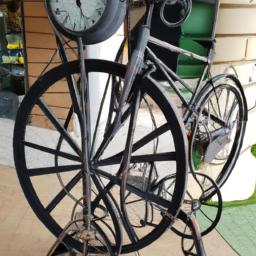
#> input picture test_data/ai_platform_testset/ai_generated/dalle2_007.jpg, 256 x 256 px
$ python -i tamper_detector.py   (imports and definitions only)   (older library calls are emulated)
#> lines starting #> are read from the running program, lines starting #| are printed output that depends on the picture
"""
图像篡改检测器 — NPR + SRM + DCT 三维滑窗分析
针对「AI 局部编辑/修改」场景，三个数学上正交的维度做滑窗分析：
  NPR  (空域纹理统计)  → AI 生成的频域异常纹理
  SRM  (多方向噪声残差)→ 缺失的相机传感器/ISP 管线痕迹
  DCT  (频域压缩痕迹)  → DCT 系数分布偏离自然图像统计
"""
import os
import requests
import cv2
import numpy as np
from scipy import stats as sp_stats
from trufor_client import analyze_trufor

# GPU 服务器 DCT 分析端点（SSH 隧道映射到本机 6006 端口）
GPU_DCT_API = "http://127.0.0.1:6006/dct_analyze"
GPU_SRM_API = "http://127.0.0.1:6006/srm_analyze"

# ═══════════════════════════════════════════════
# 工具
# ═══════════════════════════════════════════════

def _load_image(path, rgb=False):
    data = np.fromfile(path, dtype=np.uint8)
    img = cv2.imdecode(data, cv2.IMREAD_COLOR)
    if img is None: return None
    return cv2.cvtColor(img, cv2.COLOR_BGR2RGB) if rgb else img

def _build_windows(h, w, win_size=128, stride=64):
    """生成滑窗坐标 [(y0,y1,x0,x1), ...]"""
    win = min(win_size, h, w)
    st = max(stride, win // 4)
    ws = []
    for y0 in range(0, h - win + 1, st):
        for x0 in range(0, w - win + 1, st):
            ws.append((y0, y0 + win, x0, x0 + win))
    if h > win:
        for x0 in range(0, w - win + 1, st):
            ws.append((h - win, h, x0, x0 + win))
    if w > win:
        for y0 in range(0, h - win + 1, st):
            ws.append((y0, y0 + win, w - win, w))
    if h > win and w > win:
        ws.append((h - win, h, w - win, w))
    return list(set(ws))

# ═══════════════════════════════════════════════
# 维度一：NPR 滑窗
# ═══════════════════════════════════════════════

def _npr_features(block):
    """灰度块 NPR 频域特征"""
    hb, wb = block.shape
    ks = max(3, min(hb, wb) // 30 | 1)
    if ks % 2 == 0: ks += 1
    blurred = cv2.GaussianBlur(block, (ks, ks), 0)
    noise = block.astype(np.float32) - blurred.astype(np.float32)

    fft = np.fft.fft2(noise)
    ffts = np.fft.fftshift(fft)
    mag = np.abs(ffts)
    total = hb * wb
    cy, cx = hb // 2, wb // 2

    # 峰值密度
    nz = mag[mag > 0]
    med = float(np.median(nz)) if len(nz) > 0 else 1.0
    peak_r = float(np.sum(mag > med * 8.0)) / total

    # 频谱平坦度
    if len(nz) > 0:
        gm = np.exp(np.mean(np.log(nz + 1e-10)))
        am = float(np.mean(mag))
        flatness = gm / am if am > 1e-10 else 0.0
    else:
        flatness = 0.0

    # 高频能量
    y, x = np.ogrid[:hb, :wb]
    dist = np.sqrt((y - cy)**2 + (x - cx)**2)
    rh = min(hb, wb) // 4
    hf_ratio = float(np.sum(mag[dist > rh])) / (float(np.sum(mag)) + 1e-10)

    # 径向方差
    mr = min(hb, wb) // 2
    nb = 30
    rad = np.zeros(nb)
    for i in range(nb):
        r0, r1 = mr * i / nb, mr * (i + 1) / nb
        msk = (dist >= r0) & (dist < r1)
        rad[i] = float(np.sum(mag[msk]))
    rad /= (np.sum(rad) + 1e-10)
    r_var = float(np.var(rad))

    return {"peak_ratio": peak_r, "spectral_flatness": flatness,
            "high_freq_ratio": hf_ratio, "radial_variance": r_var}

def _npr_score(f):
    p = np.clip(f["peak_ratio"] * 100.0, 0, 1)
    s = np.clip((1 - f["spectral_flatness"]) * 0.8, 0, 1)
    h = np.clip(f["high_freq_ratio"] * 1.5, 0, 1)
    v = np.clip(f["radial_variance"] * 50.0, 0, 1)
    return float(np.clip(p*0.30 + s*0.25 + h*0.20 + v*0.25, 0, 1))

def _npr_sliding(gray, windows):
    scores = []
    for y0, y1, x0, x1 in windows:
        block = gray[y0:y1, x0:x1]
        scores.append(_npr_score(_npr_features(block)))
    return np.array(scores)

# ═══════════════════════════════════════════════
# 维度二：SRM 残差分析
# ═══════════════════════════════════════════════

_SRM_FILTERS = [
    # 1阶残差
    ("1_h",  np.array([[0,0,0],[-1,1,0],[0,0,0]], dtype=np.float32)),
    ("1_v",  np.array([[0,-1,0],[0,1,0],[0,0,0]], dtype=np.float32)),
    ("1_d1", np.array([[-1,0,0],[0,1,0],[0,0,0]], dtype=np.float32)),
    ("1_d2", np.array([[0,0,-1],[0,1,0],[0,0,0]], dtype=np.float32)),
    # 2阶残差
    ("2_h",  np.array([[1,-2,1]], dtype=np.float32)),
    ("2_v",  np.array([[1],[-2],[1]], dtype=np.float32)),
    ("2_d",  np.array([[1,0,0],[0,-2,0],[0,0,1]], dtype=np.float32)),
    # 3阶残差
    ("3_h",  np.array([[1,-3,3,-1]], dtype=np.float32)),
    ("3_v",  np.array([[1],[-3],[3],[-1]], dtype=np.float32)),
    # 3x3边缘
    ("e3_lap", np.array([[-1,2,-1],[2,-4,2],[-1,2,-1]], dtype=np.float32)),
    ("e3_sh", np.array([[-1,0,1],[-2,0,2],[-1,0,1]], dtype=np.float32)),
    ("e3_sv", np.array([[-1,-2,-1],[0,0,0],[1,2,1]], dtype=np.float32)),
    # 十字形
    ("cross", np.array([[0,-1,0],[-1,4,-1],[0,-1,0]], dtype=np.float32)),
    # 5x5
    ("5_lap", np.array([[-1]*5,[-1]*5,[-1,-1,24,-1,-1],[-1]*5,[-1]*5], dtype=np.float32)),
    ("5_gab", np.array([[0,0,-1,0,0],[0,-1,2,-1,0],[-1,2,-4,2,-1],[0,-1,2,-1,0],[0,0,-1,0,0]], dtype=np.float32)),
]

# [22 lines left out: functions _srm_residuals, _srm_win_feat, not called in this run]

def _srm_sliding(gray, windows, image_path=None, win_size=128, stride=64):
    """SRM 滑窗 → 异常得分（GPU 优先，CPU 降级）"""
    # 尝试 GPU 远程加速
    if image_path is not None and os.path.isfile(image_path):
        try:
            with open(image_path, 'rb') as _f:
                _resp = requests.post(
                    GPU_SRM_API,
                    files={'file': _f},
                    data={'win_size': str(win_size), 'stride': str(stride)},
                    timeout=60
                )
            _result = _resp.json()
            if _result.get('code') == 200:
                _scores = _result['data']['scores']
                if len(_scores) == len(windows):
                    print(f"  [SRM] GPU 加速完成 ({len(windows)} 窗口)")
                    return np.array(_scores, dtype=np.float64)
        except Exception as _e:
            print(f"  [SRM] GPU 服务不可用，降级到 CPU: {_e}")
    # 降级：CPU 原实现
    return _srm_sliding_cpu(gray, windows)

# [158 lines left out: functions _srm_sliding_cpu, _dct_block_feat, _dct_sliding_cpu, _dct_sliding, _build_heatmap_2d, _analyze_heatmap, not called in this run]

# ═══════════════════════════════════════════════
# 核心接口
# ═══════════════════════════════════════════════

def tamper_multidim_analysis(image_path, win_size=128, stride=64):
    """
    NPR + SRM + DCT 三维篡改检测核心接口
    返回: {tamper_score, verdict, npr/srm/dct/combined heatmaps, stats, detail}
    """
    img = _load_image(image_path)
    if img is None:
        return {"tamper_score": 0.0, "verdict": "error",
                "detail": "无法加载图片", "windows_count": 0}

    gray = cv2.cvtColor(img, cv2.COLOR_BGR2GRAY)
    h, w = gray.shape
    windows = _build_windows(h, w, win_size, stride)
    nw = len(windows)

    if nw < 2:
        return {"tamper_score": 0.0, "verdict": "real_likely",
                "detail": f"图片过小 ({w}x{h})，窗口数不足", "windows_count": nw}

    # 三维滑窗分析
    npr_scores = _npr_sliding(gray, windows)
    srm_scores = _srm_sliding(gray, windows, image_path, win_size, stride)
    dct_scores = _dct_sliding(gray, windows, image_path, win_size, stride)

    # 窗口级融合 (权重: 0.35 / 0.35 / 0.30)
    combined_scores = (npr_scores * 0.35 + srm_scores * 0.35 + dct_scores * 0.30)

    # 构建各自热力图
    hm_npr = _build_heatmap_2d(windows, npr_scores)
    hm_srm = _build_heatmap_2d(windows, srm_scores)
    hm_dct = _build_heatmap_2d(windows, dct_scores)
    hm_cmb = _build_heatmap_2d(windows, combined_scores)

    # 统计分析
    ns = _analyze_heatmap(hm_npr)
    ss = _analyze_heatmap(hm_srm)
    ds = _analyze_heatmap(hm_dct)
    cs = _analyze_heatmap(hm_cmb)

    # 多维度共识：至少两个维度认为 suspicious 才升高最终分
    dim_flags = [ns["score"] >= 0.35, ss["score"] >= 0.35, ds["score"] >= 0.35]
    consensus = sum(dim_flags)
    if consensus >= 2:
        final_score = cs["score"]
    elif consensus == 1:
        final_score = cs["score"] * 0.7
    else:
        final_score = cs["score"] * 0.5

    final_verdict = "fake_likely" if final_score >= 0.60 else ("uncertain" if final_score >= 0.35 else "real_likely")

    # 构建细节说明
    dim_names = ["NPR(空域纹理)", "SRM(噪声残差)", "DCT(频域系数)"]
    dim_scores = [ns["score"], ss["score"], ds["score"]]
    anomaly_dims = [dim_names[i] for i in range(3) if dim_flags[i]]
    detail_parts = [
        f"滑窗总数: {nw} ({hm_npr.shape[0]}×{hm_npr.shape[1]} 网格)",
        f"NPR维度: {ns['score']:.3f} (max={ns['max_anomaly']:.3f})",
        f"SRM维度: {ss['score']:.3f} (max={ss['max_anomaly']:.3f})",
        f"DCT维度: {ds['score']:.3f} (max={ds['max_anomaly']:.3f})",
    ]
    if anomaly_dims:
        detail_parts.append(f"异常维度: {', '.join(anomaly_dims)} (共识度 {consensus}/3)")
    else:
        detail_parts.append("三维度均未发现显著异常")
    detail_parts.append(f"综合判定: {final_verdict} ({final_score:.3f})")

    return {
        "tamper_score": round(final_score, 4),
        "verdict": final_verdict,
        "npr_heatmap": [round(v,4) for v in hm_npr.ravel().tolist()],
        "srm_heatmap": [round(v,4) for v in hm_srm.ravel().tolist()],
        "dct_heatmap": [round(v,4) for v in hm_dct.ravel().tolist()],
        "combined_heatmap": [round(v,4) for v in hm_cmb.ravel().tolist()],
        "heatmap_shape": list(hm_cmb.shape),
        "npr_stats": ns,
        "srm_stats": ss,
        "dct_stats": ds,
        "combined_stats": cs,
        "detail": " | ".join(detail_parts),
        "windows_count": nw,
    }

# ═══════════════════════════════════════════════
# 兼容旧版接口（保留传统模块 + 新版三维分析）
# ═══════════════════════════════════════════════

# [92 lines left out: functions copy_move_detect, block_noise_analysis, patch_feature_analysis, not called in this run]

def _legacy_tamper_zero_model_analysis(image_path):
    """
    零模型篡改分析——与 app.py 兼容的完整接口。

    返回包含：
      - multi_dim:  NPR+SRM+DCT 三维滑窗结果
      - copy_move: 传统 ORB 复制-移动检测
      - block_noise: 传统分块噪声不一致分析
      - patch_feature: 深层特征一致性
    """
    # 核心：三维滑窗分析
    md = tamper_multidim_analysis(image_path)
#> in _load_image, img is the input picture: shape (256, 256, 3); mean B, G, R 111.1, 119.7, 123.3
#> in tamper_multidim_analysis, `gray = cv2.cvtColor(img, cv2.COLOR_BGR2GRAY)`:
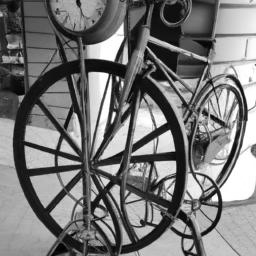
#> gray: shape (256, 256); min 0, max 255, mean 119.8
#> the loop in _npr_sliding, `for y0, y1, x0, x1 in windows:` made 9 passes
#> (med in _npr_features, peak_r in _npr_features, gm in _npr_features, am in _npr_features, flatness in _npr_features, hf_ratio in _npr_features, p in _npr_score, s in _npr_score) on passes 1 to 9: (1118.7, 0.00415, 1059.4, 1560, 0.679, 0.653, 0.415, 0.257), (1180.8, 0.000488, 1135.6, 1596.8, 0.711, 0.651, 0.0488, 0.231), (1377.6, 0.0022, 1307.8, 1887.3, 0.693, 0.647, 0.22, 0.246), (1484.5, 0.00134, 1415.3, 2029.4, 0.697, 0.656, 0.134, 0.242), (1413.9, 0.000732, 1329, 1867.5, 0.712, 0.656, 0.0732, 0.231), (1283.9, 0.000244, 1215.7, 1706.2, 0.713, 0.669, 0.0244, 0.23), (1168.4, 0.00244, 1124.8, 1624.1, 0.693, 0.655, 0.244, 0.246), (1487.5, 0.000366, 1403.6, 1958.7, 0.717, 0.656, 0.0366, 0.227), (923.8, 0.00549, 883.4, 1335.2, 0.662, 0.659, 0.549, 0.271)
#> pass 1, in _npr_sliding, `block = gray[y0:y1, x0:x1]`:
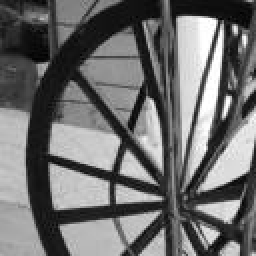
#> block: shape (128, 128) (shown 2 times larger); min 0, max 255, mean 110
#> pass 1, in _npr_features, `blurred = cv2.GaussianBlur(block, (ks, ks), 0)`:
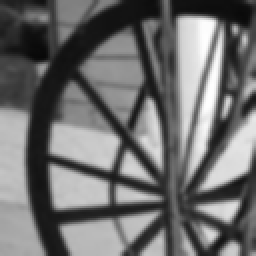
#> blurred: shape (128, 128) (shown 2 times larger); min 8, max 254, mean 110
#> pass 1, in _npr_features, `noise = block.astype(np.float32) - blurred.astype(np.float32)`:
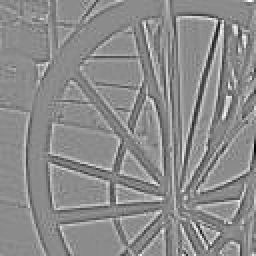
#> noise: shape (128, 128) float32 (shown 2 times larger); min -96, max 79, mean 0; drawn with min black and max white
#> pass 1, in _npr_features, `mag = np.abs(ffts)`:
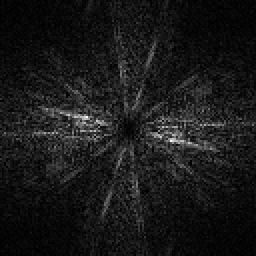
#> mag: shape (128, 128) float64 (shown 2 times larger); min 3, max 15781.6, mean 1560; drawn with min black and max white
#> after the loop in _npr_sliding, `for y0, y1, x0, x1 in windows:`:
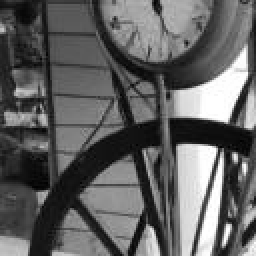
#> block: shape (128, 128) (shown 2 times larger); min 0, max 255, mean 97.9
#> after the loop in _npr_sliding, `for y0, y1, x0, x1 in windows:`: scores = [0.387, 0.27, 0.324, 0.301, 0.279, 0.268, 0.334, 0.267, 0.433]
#> in tamper_multidim_analysis, `npr_scores = _npr_sliding(gray, windows)`: npr_scores has the same summary as scores in _npr_sliding

    # 传统模块
    cm = copy_move_detect(image_path)
    bn = block_noise_analysis(image_path)
    pf = patch_feature_analysis(image_path)

    # 融合：三维主分数 + 传统辅助
    trad_boost = 0.0
    if cm.get("score", 0) > 0.3:
        trad_boost += 0.05
    if bn.get("score", 0) > 0.3:
        trad_boost += 0.05
    final_score = min(md["tamper_score"] + trad_boost, 1.0)

    return {
        "multi_dim": md,
        "copy_move": cm,
        "block_noise": bn,
        "patch_feature": pf,
        "tamper_score": round(final_score, 4),
        "verdict": md["verdict"],
        "detail": md["detail"],
        "npr_score": md["npr_stats"]["score"],
        "srm_score": md["srm_stats"]["score"],
        "dct_score": md["dct_stats"]["score"],
    }


# [23 lines left out: function tamper_zero_model_analysis, not called in this run]

#> (the run stopped early here; a loop or call above may not have finished)

$ run again, on test_data/ai_platform_testset/ai_generated/dalle2_041.jpg
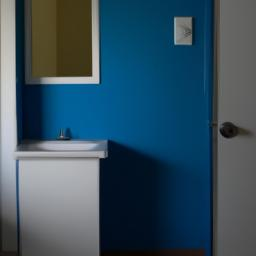
#> input picture test_data/ai_platform_testset/ai_generated/dalle2_041.jpg, 256 x 256 px
#> in _load_image, img is the input picture: shape (256, 256, 3); mean B, G, R 95.5, 80.5, 54.6
#> the loop in _npr_sliding, `for y0, y1, x0, x1 in windows:` made 9 passes
#> (med in _npr_features, peak_r in _npr_features, gm in _npr_features, am in _npr_features, flatness in _npr_features, hf_ratio in _npr_features, s in _npr_score, h in _npr_score) on passes 1 to 7: (185.4, 0.0462, 199.8, 398.2, 0.502, 0.611, 0.399, 0.917), (159.4, 0.0411, 171.7, 324.8, 0.529, 0.623, 0.377, 0.934), (146, 0.0472, 160, 302.8, 0.528, 0.604, 0.377, 0.906), (97.65, 0.0101, 96.23, 150.2, 0.641, 0.635, 0.287, 0.952), (73.54, 0.0157, 75.96, 124.8, 0.609, 0.61, 0.313, 0.915), (135, 0.0236, 134.8, 219.6, 0.614, 0.648, 0.309, 0.972), (144.8, 0.0474, 152.1, 296.8, 0.513, 0.603, 0.39, 0.904)
#> pass 1, in _npr_features, `mag = np.abs(ffts)`:
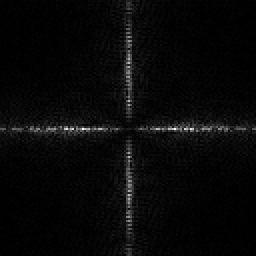
#> mag: shape (128, 128) float64 (shown 2 times larger); min 2.02, max 11734.1, mean 398.2; drawn with min black and max white
#> after the loop in _npr_sliding, `for y0, y1, x0, x1 in windows:`:
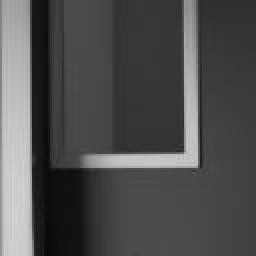
#> block: shape (128, 128) (shown 2 times larger); min 9, max 210, mean 79.1
#> after the loop in _npr_sliding, `for y0, y1, x0, x1 in windows:`: scores = [0.585, 0.583, 0.578, 0.565, 0.563, 0.574, 0.58, 0.584, 0.594]
#> npr_scores has the same summary as scores in _npr_sliding

$ run again, on test_data/ai_platform_testset/ai_generated/dalle2_075.jpg
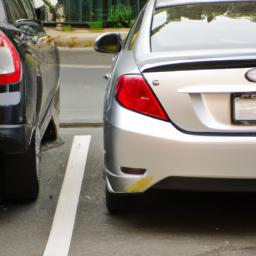
#> input picture test_data/ai_platform_testset/ai_generated/dalle2_075.jpg, 256 x 256 px
#> in _load_image, img is the input picture: shape (256, 256, 3); mean B, G, R 115, 123.5, 131
#> the loop in _npr_sliding, `for y0, y1, x0, x1 in windows:` made 9 passes
#> (med in _npr_features, peak_r in _npr_features, gm in _npr_features, am in _npr_features, flatness in _npr_features, hf_ratio in _npr_features, p in _npr_score, s in _npr_score) on passes 1 to 7: (535.6, 0.00439, 522.3, 787.6, 0.663, 0.654, 0.439, 0.269), (394.7, 0.00732, 384.3, 575.8, 0.667, 0.659, 0.732, 0.266), (573.7, 0.00879, 569.2, 880.7, 0.646, 0.62, 0.879, 0.283), (485, 0.0273, 507, 856.1, 0.592, 0.598, 1, 0.326), (213.9, 0.0278, 224.4, 392.5, 0.572, 0.609, 1, 0.343), (691.7, 0.0101, 675.2, 1066.3, 0.633, 0.618, 1, 0.293), (696.4, 0.005, 673.2, 1031.3, 0.653, 0.629, 0.5, 0.278)
#> pass 1, in _npr_features, `mag = np.abs(ffts)`:
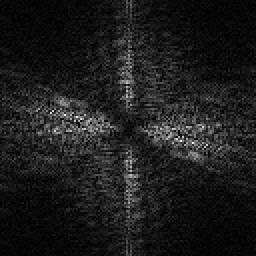
#> mag: shape (128, 128) float64 (shown 2 times larger); min 4, max 6883.5, mean 787.6; drawn with min black and max white
#> after the loop in _npr_sliding, `for y0, y1, x0, x1 in windows:`:
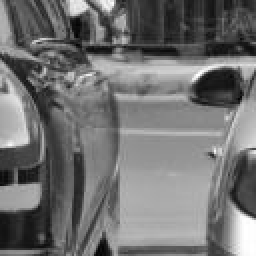
#> block: shape (128, 128) (shown 2 times larger); min 2, max 255, mean 113.2
#> after the loop in _npr_sliding, `for y0, y1, x0, x1 in windows:`: scores = [0.398, 0.487, 0.523, 0.563, 0.57, 0.561, 0.411, 0.441, 0.278]
#> npr_scores has the same summary as scores in _npr_sliding

$ run again, on test_data/ai_platform_testset/ai_generated/dalle2_109.jpg
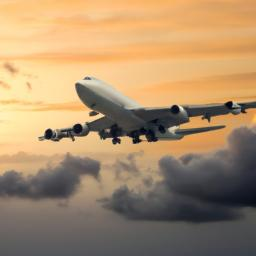
#> input picture test_data/ai_platform_testset/ai_generated/dalle2_109.jpg, 256 x 256 px
#> in _load_image, img is the input picture: shape (256, 256, 3); mean B, G, R 107.4, 141.6, 169.9
#> the loop in _npr_sliding, `for y0, y1, x0, x1 in windows:` made 9 passes
#> (med in _npr_features, peak_r in _npr_features, gm in _npr_features, am in _npr_features, flatness in _npr_features, hf_ratio in _npr_features, p in _npr_score, s in _npr_score) on passes 1 to 7: (492.5, 0.0011, 457.2, 640.4, 0.714, 0.655, 0.11, 0.229), (408.1, 0.000854, 370, 528.9, 0.7, 0.66, 0.0854, 0.24), (522.5, 0.00171, 496.2, 695.5, 0.713, 0.65, 0.171, 0.229), (369.6, 0.0094, 364.8, 550.2, 0.663, 0.636, 0.94, 0.27), (263, 0.00525, 248.8, 361.1, 0.689, 0.656, 0.525, 0.249), (289.1, 0.0121, 282, 444.9, 0.634, 0.629, 1, 0.293), (339.4, 0.00183, 329.1, 475, 0.693, 0.64, 0.183, 0.246)
#> pass 1, in _npr_features, `mag = np.abs(ffts)`:
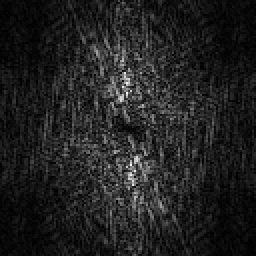
#> mag: shape (128, 128) float64 (shown 2 times larger); min 7.26, max 4843.2, mean 640.4; drawn with min black and max white
#> after the loop in _npr_sliding, `for y0, y1, x0, x1 in windows:`:
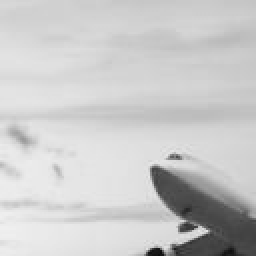
#> block: shape (128, 128) (shown 2 times larger); min 12, max 239, mean 201.3
#> after the loop in _npr_sliding, `for y0, y1, x0, x1 in windows:`: scores = [0.289, 0.286, 0.306, 0.543, 0.418, 0.564, 0.31, 0.335, 0.29]
#> npr_scores has the same summary as scores in _npr_sliding
